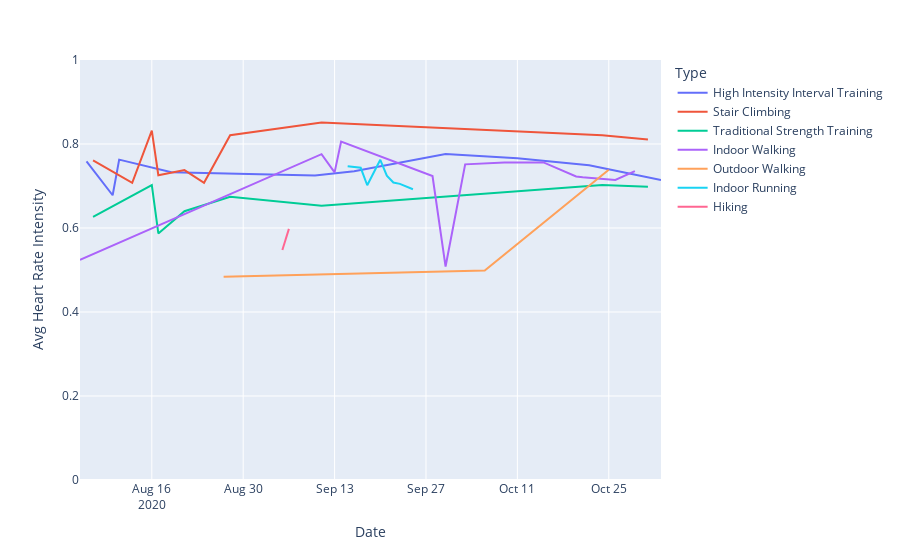

Notebook code for this chart:
### Markdown cell above
Visualizing the average workout intensity of all exercise sessions

### Code cell
fig = px.line(new_workouts, x="Date", y="Avg Heart Rate Intensity", color='Type')
fig.update_layout(yaxis_range=[0,1.0])
fig.show()

### Figure 1 — Plotly figure (JSON) as saved in the notebook; plotly's stock layout.template omitted (floating-point values rounded to 4 significant figures)
{"data": [{"hovertemplate": "Type=High Intensity Interval Training<br>Date=%{x}<br>Avg Heart Rate Intensity=%{y}<extra></extra>", "legendgroup": "High Intensity Interval Training", "line": {"color": "#636efa", "dash": "solid"}, "mode": "lines", "name": "High Intensity Interval Training", "orientation": "v", "showlegend": true, "type": "scatter", "x": ["2020-11-02", "2020-10-22", "2020-10-11", "2020-09-30", "2020-09-16", "2020-09-10", "2020-08-19", "2020-08-11", "2020-08-10", "2020-08-06"], "xaxis": "x", "y": [0.7144, 0.7493, 0.7661, 0.7759, 0.7352, 0.7252, 0.7327, 0.7629, 0.678, 0.7587], "yaxis": "y"}, {"hovertemplate": "Type=Stair Climbing<br>Date=%{x}<br>Avg Heart Rate Intensity=%{y}<extra></extra>", "legendgroup": "Stair Climbing", "line": {"color": "#EF553B", "dash": "solid"}, "mode": "lines", "name": "Stair Climbing", "orientation": "v", "showlegend": true, "type": "scatter", "x": ["2020-10-31", "2020-10-24", "2020-09-11", "2020-08-28", "2020-08-24", "2020-08-21", "2020-08-17", "2020-08-16", "2020-08-13", "2020-08-07"], "xaxis": "x", "y": [0.8107, 0.8211, 0.8513, 0.821, 0.7076, 0.7379, 0.7257, 0.8316, 0.7077, 0.7611], "yaxis": "y"}, {"hovertemplate": "Type=Traditional Strength Training<br>Date=%{x}<br>Avg Heart Rate Intensity=%{y}<extra></extra>", "legendgroup": "Traditional Strength Training", "line": {"color": "#00cc96", "dash": "solid"}, "mode": "lines", "name": "Traditional Strength Training", "orientation": "v", "showlegend": true, "type": "scatter", "x": ["2020-10-31", "2020-10-24", "2020-09-11", "2020-08-28", "2020-08-21", "2020-08-17", "2020-08-16", "2020-08-07"], "xaxis": "x", "y": [0.6985, 0.7022, 0.6532, 0.6742, 0.6399, 0.587, 0.7021, 0.6267], "yaxis": "y"}, {"hovertemplate": "Type=Indoor Walking<br>Date=%{x}<br>Avg Heart Rate Intensity=%{y}<extra></extra>", "legendgroup": "Indoor Walking", "line": {"color": "#ab63fa", "dash": "solid"}, "mode": "lines", "name": "Indoor Walking", "orientation": "v", "showlegend": true, "type": "scatter", "x": ["2020-10-29", "2020-10-26", "2020-10-21", "2020-10-20", "2020-10-15", "2020-10-09", "2020-10-03", "2020-09-30", "2020-09-28", "2020-09-14", "2020-09-13", "2020-09-11", "2020-08-05"], "xaxis": "x", "y": [0.7352, 0.7143, 0.7206, 0.7227, 0.7562, 0.7559, 0.7516, 0.5083, 0.7236, 0.8058, 0.7325, 0.7757, 0.5241], "yaxis": "y"}, {"hovertemplate": "Type=Outdoor Walking<br>Date=%{x}<br>Avg Heart Rate Intensity=%{y}<extra></extra>", "legendgroup": "Outdoor Walking", "line": {"color": "#FFA15A", "dash": "solid"}, "mode": "lines", "name": "Outdoor Walking", "orientation": "v", "showlegend": true, "type": "scatter", "x": ["2020-10-25", "2020-10-06", "2020-08-27"], "xaxis": "x", "y": [0.7387, 0.4989, 0.4841], "yaxis": "y"}, {"hovertemplate": "Type=Indoor Running<br>Date=%{x}<br>Avg Heart Rate Intensity=%{y}<extra></extra>", "legendgroup": "Indoor Running", "line": {"color": "#19d3f3", "dash": "solid"}, "mode": "lines", "name": "Indoor Running", "orientation": "v", "showlegend": true, "type": "scatter", "x": ["2020-09-25", "2020-09-23", "2020-09-22", "2020-09-21", "2020-09-20", "2020-09-18", "2020-09-17", "2020-09-15"], "xaxis": "x", "y": [0.6924, 0.7051, 0.7084, 0.7246, 0.7623, 0.7018, 0.7434, 0.7473], "yaxis": "y"}, {"hovertemplate": "Type=Hiking<br>Date=%{x}<br>Avg Heart Rate Intensity=%{y}<extra></extra>", "legendgroup": "Hiking", "line": {"color": "#FF6692", "dash": "solid"}, "mode": "lines", "name": "Hiking", "orientation": "v", "showlegend": true, "type": "scatter", "x": ["2020-09-06", "2020-09-05"], "xaxis": "x", "y": [0.598, 0.5476], "yaxis": "y"}], "layout": {"legend": {"title": {"text": "Type"}, "tracegroupgap": 0}, "margin": {"t": 60}, "xaxis": {"anchor": "y", "domain": [0, 1], "title": {"text": "Date"}}, "yaxis": {"anchor": "x", "domain": [0, 1], "range": [0, 1], "title": {"text": "Avg Heart Rate Intensity"}}}}
